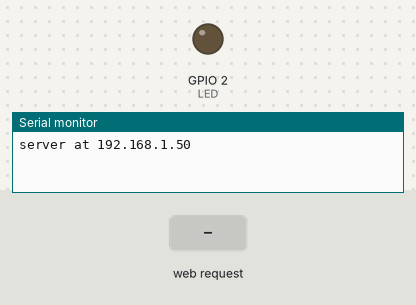
Recording of a sketch running on a simulated ESP32-S2. Parts: output pins drawn as LEDs (lit = HIGH), the last lines printed to the serial monitor. Inputs (shaded band) come from the test bench. WiFi joins after 1.5 s; servers stay silent unless stated.

Above: at 2.7 s.
2.8 s: HTTP request GET /led?state=on received
At 3.7 s:
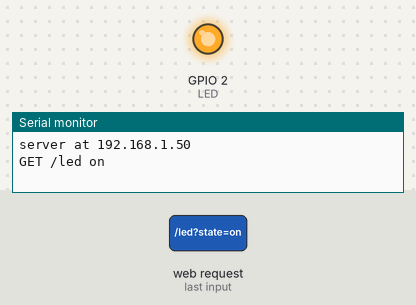
5.8 s: HTTP request GET /led received
At 7.2 s:
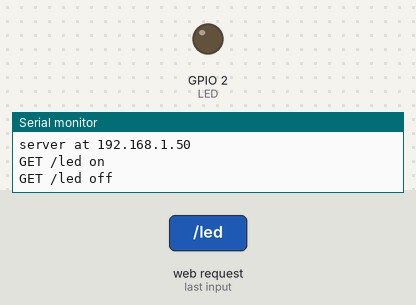
Timing chart, 0 to 8.8 s (numbered marks = the images above; inputs shaded):
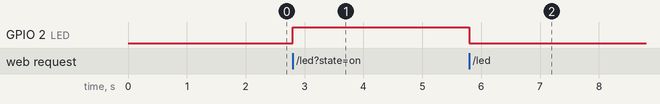

Measured:
- after the input at 2.8 s, GPIO 2 (LED): LOW → HIGH at once
- after the input at 5.8 s, GPIO 2 (LED): HIGH → LOW at once

The sketch:

wifi-webserver.ino
```cpp
// wifi-webserver (ESP32-S2, BT151: the ESP32's sketch as is) — tests assert (BT100): joins "benchtop" as "esp32-web" and serves on port 80
// with Arduino's WebServer: "/" → "hello from esp32", "/led?state=on|off" switches the LED on
// GPIO2 and answers "led on" / "led off", anything else 404 "not here". Prints "server at <ip>"
// once listening and "<method> <uri>" for each request it handles.
#include <WiFi.h>
#include <WebServer.h>

const int LED = 2;
WebServer server(80);

void handleRoot() {
  Serial.println("GET /");
  server.send(200, "text/plain", "hello from esp32");
}

void handleLed() {
  bool on = server.arg("state") == "on";
  digitalWrite(LED, on ? HIGH : LOW);
  Serial.printf("GET /led %s\n", on ? "on" : "off");
  server.send(200, "text/plain", on ? "led on" : "led off");
}

void handleMissing() {
  Serial.printf("missing %s\n", server.uri().c_str());
  server.send(404, "text/plain", "not here");
}

void setup() {
  Serial.begin(115200);
  pinMode(LED, OUTPUT);
  WiFi.setHostname("esp32-web");
  WiFi.begin("benchtop", "simulated");
  while (WiFi.status() != WL_CONNECTED) delay(50);
  server.on("/", handleRoot);
  server.on("/led", handleLed);
  server.onNotFound(handleMissing);
  server.begin();
  Serial.printf("server at %s\n", WiFi.localIP().toString().c_str());
}

void loop() {
  server.handleClient();
  delay(2);
}
```
